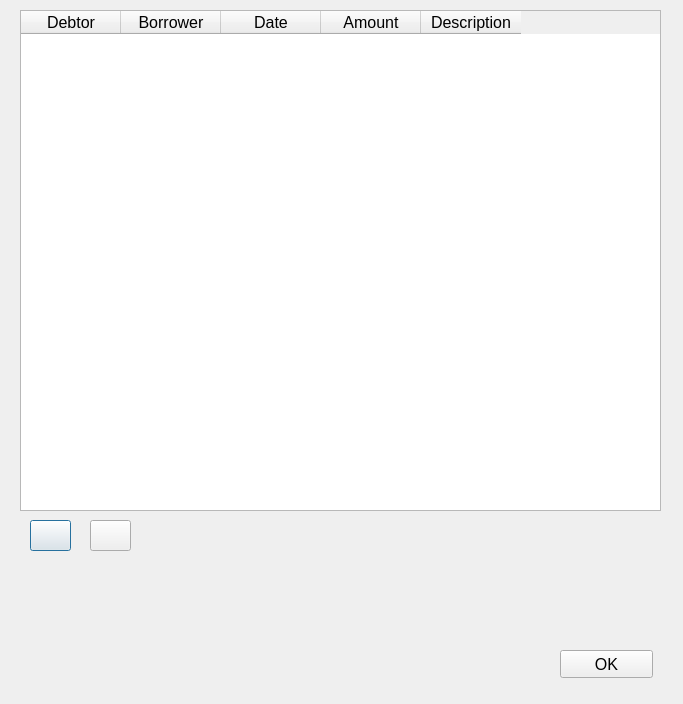
<?xml version="1.0" encoding="UTF-8"?>
<ui version="4.0">
 <class>DebtList</class>
 <widget class="QDialog" name="DebtList">
  <property name="geometry">
   <rect>
    <x>0</x>
    <y>0</y>
    <width>683</width>
    <height>704</height>
   </rect>
  </property>
  <property name="font">
   <font>
    <pointsize>12</pointsize>
   </font>
  </property>
  <property name="windowTitle">
   <string>Debt List</string>
  </property>
  <property name="windowIcon">
   <iconset resource="../Resource/Icon.qrc">
    <normaloff>:/icon/Icon/bill.png</normaloff>:/icon/Icon/bill.png</iconset>
  </property>
  <widget class="QTableWidget" name="tableWidget1">
   <property name="geometry">
    <rect>
     <x>20</x>
     <y>10</y>
     <width>641</width>
     <height>501</height>
    </rect>
   </property>
   <attribute name="verticalHeaderVisible">
    <bool>false</bool>
   </attribute>
   <attribute name="verticalHeaderHighlightSections">
    <bool>false</bool>
   </attribute>
   <column>
    <property name="text">
     <string>Debtor</string>
    </property>
   </column>
   <column>
    <property name="text">
     <string>Borrower</string>
    </property>
   </column>
   <column>
    <property name="text">
     <string>Date</string>
    </property>
   </column>
   <column>
    <property name="text">
     <string>Amount</string>
    </property>
   </column>
   <column>
    <property name="text">
     <string>Description</string>
    </property>
   </column>
  </widget>
  <widget class="QPushButton" name="AddOwe">
   <property name="geometry">
    <rect>
     <x>30</x>
     <y>520</y>
     <width>41</width>
     <height>31</height>
    </rect>
   </property>
   <property name="toolTip">
    <string>&lt;html&gt;&lt;head/&gt;&lt;body&gt;&lt;p&gt;Add Own Record&lt;/p&gt;&lt;/body&gt;&lt;/html&gt;</string>
   </property>
   <property name="text">
    <string/>
   </property>
   <property name="icon">
    <iconset>
     <normaloff>../Icon/Add.png</normaloff>../Icon/Add.png</iconset>
   </property>
  </widget>
  <widget class="QPushButton" name="DelOwe">
   <property name="geometry">
    <rect>
     <x>90</x>
     <y>520</y>
     <width>41</width>
     <height>31</height>
    </rect>
   </property>
   <property name="toolTip">
    <string>&lt;html&gt;&lt;head/&gt;&lt;body&gt;&lt;p&gt;Remove Own Record&lt;/p&gt;&lt;/body&gt;&lt;/html&gt;</string>
   </property>
   <property name="text">
    <string/>
   </property>
   <property name="icon">
    <iconset>
     <normaloff>../Icon/Remove.png</normaloff>../Icon/Remove.png</iconset>
   </property>
  </widget>
  <widget class="QPushButton" name="SaveOwe">
   <property name="geometry">
    <rect>
     <x>560</x>
     <y>650</y>
     <width>93</width>
     <height>28</height>
    </rect>
   </property>
   <property name="text">
    <string>OK</string>
   </property>
  </widget>
 </widget>
 <resources>
  <include location="../Resource/Icon.qrc"/>
 </resources>
 <connections/>
</ui>
